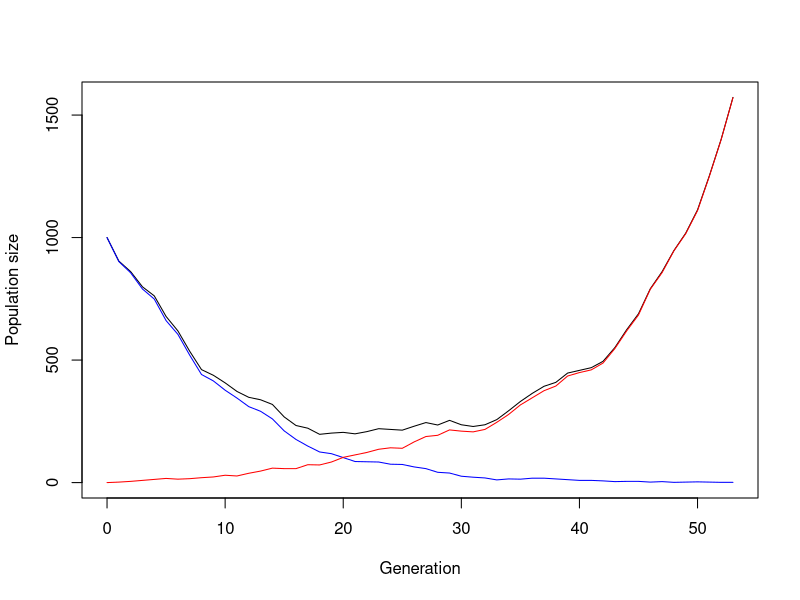

This figure's R source:
## ---- chunk 1
simulate_one_gen <- function(N_a, N_A, decay_rate, sel_coeff, mut_rate) {
  # draw offspring according to Poisson distribution
  offsp_a <- rpois(1, N_a * (1-decay_rate))
  offsp_A <- rpois(1, N_A * (1-decay_rate+sel_coeff))
  # draw new mutants according to Poisson distribution
  mut_a_to_A <- rpois(1, offsp_a * mut_rate)
  
  # determine new population sizes of wild type and mutant
  N_a_new <- max(offsp_a - mut_a_to_A, 0)
  N_A_new <-  offsp_A + mut_a_to_A
  
  return(c(N_a_new, N_A_new))
}
# Test the function
print(simulate_one_gen(100,0,0.1,0.2,0.01))
## ---- chunk 2
simulate_pop <- function(N_init_a, N_init_A, decay_rate, sel_coeff, mut_rate, t_max) {
  # Create the vector in which to save the results
  pop_vector <- c(N_init_a, N_init_A)
  # initiate the variables
  pop_new <- c(N_init_a, N_init_A)
  
  # run the simulation until generation t_max
  for (i in 1:t_max+1) {
    # redefine the current population one generation later
    pop_new <- simulate_one_gen(pop_new[1],pop_new[2], decay_rate, sel_coeff, mut_rate)
    # add the new population sizes to the output vector
    pop_vector <- rbind(pop_vector,pop_new)
    # condition to stop the simulation before t_max: either the population exceeds 1.5 times the original population size, or it goes extinct
    if (pop_new[1]+pop_new[2]>=1.5*(N_init_a+ N_init_A) | pop_new[1]+pop_new[2]==0) break
  }
  
  # define the row and column names of the output vector
  rownames(pop_vector) <- (0:t_max)[1:length(pop_vector[,1])] # note that the vector has to be cut if the simulation stopped early
  colnames(pop_vector) <- c("a","A")
  # return the result
  return(pop_vector)	
}


# Test the function and plot the result
# set t_max to a value to be used througout
max_gen <- 1000
# create your simulation data
output <- simulate_pop(1000,0,0.1,0.2,0.001,max_gen)
# show the last few lines of the data table
print(tail(output))
# plot the output - note that the plot range and the x axis have to be adjusted based on the length of the table
# determine x axis range 
x_range <- 0:(length(output[,1])-1)
# this plots the total population size
plot(x_range,output[,1]+output[,2],type='l',ylim=c(0,max(output[,1]+output[,2])),xlab = "Generation",ylab = "Population size")
# add number of wild type individuals
lines(x_range,output[,1], col="blue")
# add number of mutant individuals
lines(x_range,output[,2], col="red")
## ---- chunk 3
# set some parameters to fixed values
init_a <- 100
init_A <- 0
m_rate <- 0.001
max_gen <- 1000
# determine how often to run the simulation for each set of parameters
no_replicates <- 100

# set parameters to vary
s_values <- c(0.2,0.3,0.4)
r_values <- c(0.05,0.1,0.15)

# initialize data table - where to collect the results
data_table <- c()
# run the simulation across all chosen parameters
# loop over decay rates
for(rval in r_values){
  # loop over selection coefficients
  for(sval in s_values){
    # different way of running many simulations: make replicates using "repeat" function with a counter i
    # reset counter
    i<-1
    repeat {
      # increase counter by one
      i<-i+1
      # run the simulation once
      one_run <- simulate_pop(init_a,init_A,rval,sval,m_rate,max_gen)
      # determine total population sizes
      total_size <- one_run[,1]+one_run[,2]
      # determine minimum population size
      min_size <- min(total_size)
      # determine (first) generation at which this population size occurred
      min_gen <- as.numeric(which(total_size==min_size)[1])
      # enter the data into the table
      data_table <- rbind(data_table,c(rval,sval,min_gen,min_size)) # note that we add the varying parameters (decay rate and selection coefficient) to the table too
      # stop the repeated computation after no_replicates times
      if(i>no_replicates) break
    }
  }
}
# define column names of data table
colnames(data_table) <- c("r","s","min_gen","no_min")
# show the first lines of the output
print(head(data_table))
